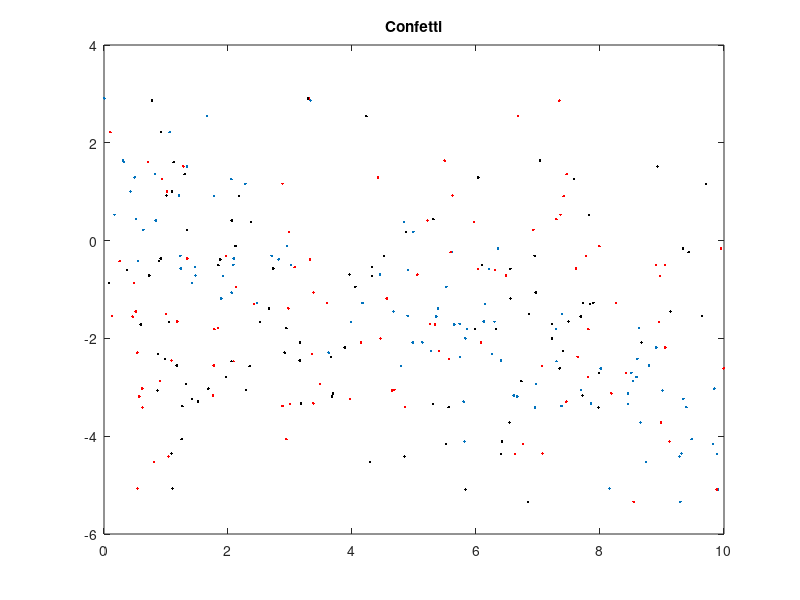
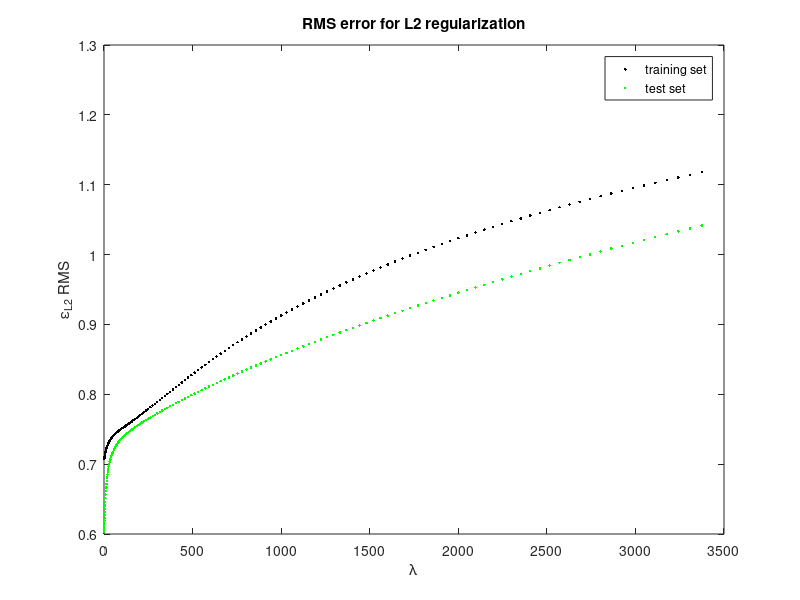
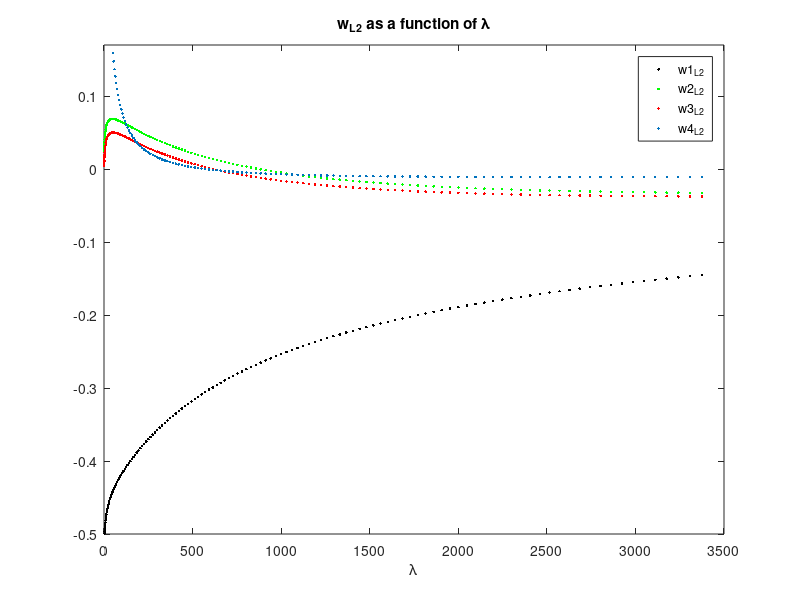
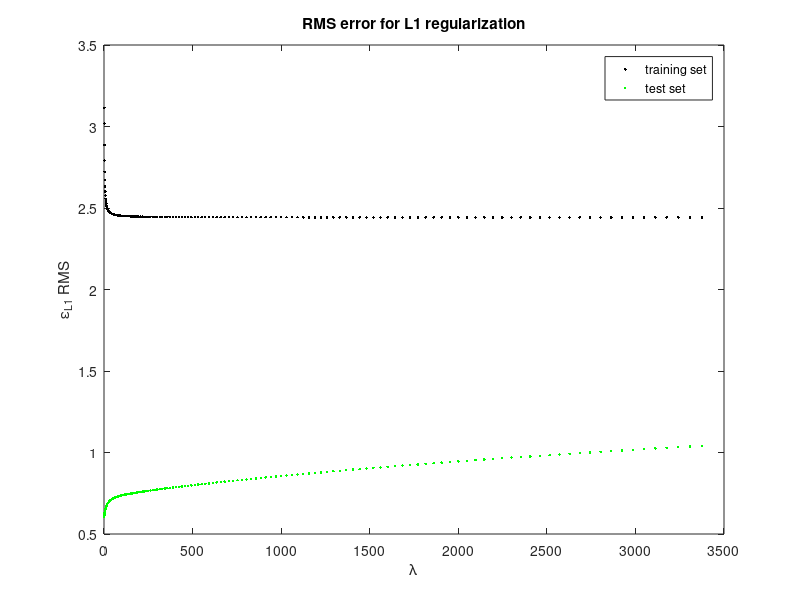

MATLAB code to generate these figures, in order:

clear

phi = load('hw2x.dat');
phi = [phi, ones(size(phi,1),1)];
y = load('hw2y.dat');

figure(1)
plot(phi(:,1), y, '.');
hold on;
plot(phi(:,2), y, '.r');
plot(phi(:,3), y, '.k');
title('Confetti')
hold off

% Partition the data randomly
idxs = randperm(size(phi, 1));
idx_training = idxs(1:89);
idx_test = idxs(90:99);

phi_training = phi(idx_training, :);
y_training = y(idx_training);
phi_test = phi(idx_test, :);
y_test = y(idx_test);

lambdas = 0:0.1:15;
lambdas = lambdas .^ 3;
w = zeros(length(lambdas), size(phi,2));
for lambda = lambdas
  idx = lambda == lambdas;
  % Train the model
  w(idx, :) = pinv(phi_training' * phi_training ...
                + (lambda * eye(size(phi_training, 2)))) ...
                * (phi_training' * y_training);
  h_phi_training(:, idx) = phi_training * w(idx, :)';
  j_h_training(idx) = (sum((h_phi_training(:, idx) - y_training).^2) ...
                            / (2*size(phi_training,1))).^0.5;
  % Now compare to the test
  h_phi_test(:, idx) = phi_test * w(idx, :)';
  j_h_test(idx) = (sum((h_phi_test(:, idx) - y_test).^2) ...
                            / (2*size(phi_test,1))).^0.5;                          
end

% Now plot
figure(2); % RMS train / test vs lambda
plot(lambdas, j_h_training, '.k')
title('RMS error for L2 regularization')
xlabel('\lambda')
ylabel('\epsilon_{L2} RMS')
hold on
plot(lambdas, j_h_test, '.g')
legend('training set', 'test set')
hold off

figure(3); % Weights w_{L2} as a function of lambda
plot(lambdas, w(:,1), '.k')
title('w_{L2} as a function of \lambda')
xlabel('\lambda')
hold on
plot(lambdas, w(:,2), '.g')
plot(lambdas, w(:,3), '.r')
plot(lambdas, w(:,4), '.')
legend('w1_{L2}', 'w2_{L2}', 'w3_{L2}', 'w4_{L2}')
axis([0, 3500, -0.5, 0.17])
hold off

w_quad = zeros(length(lambdas), size(phi,2));
for lambda = lambdas
  idx = lambda == lambdas;
  w_quad(idx,:) = quadprog(2*(phi_training'*phi_training), ...
                      2*(y_training'*phi_training), ...
                      lambda*[1,1,1,0;1,1,-1,0;1,-1,1,0;1,-1,-1,0;...
                              -1,1,1,0;-1,1,-1,0;-1,-1,1,0;-1,-1,-1,0],... 
                      [1;1;1;1;1;1;1;1]);
  h_phi_training_quad(:, idx) = phi_training * w_quad(idx, :)';
  j_h_training_quad(idx) = (sum((h_phi_training_quad(:, idx) - y_training).^2) ...
                            / (2*size(phi_training,1))).^0.5;
  % Now compare to the test
  h_phi_test_quad(:, idx) = phi_test * w_quad(idx, :)';
  j_h_test_quad(idx) = (sum((h_phi_test(:, idx) - y_test).^2) ...
                            / (2*size(phi_test,1))).^0.5;
end

% Now plot
figure(4); % RMS train / test vs lambda
plot(lambdas, j_h_training_quad, '.k')
title('RMS error for L1 regularization')
xlabel('\lambda')
ylabel('\epsilon_{L1} RMS')
hold on
plot(lambdas, j_h_test_quad, '.g')
legend('training set', 'test set')
hold off

figure(5); % Weights as a function of lambda
plot(lambdas, w_quad(:,1), '.k')
title('w_{L1} as a function of \lambda')
hold on
plot(lambdas, w_quad(:,2), 'xg')
plot(lambdas, w_quad(:,3), '.r')
legend('w_1{L1}', 'w_2{L1}', 'w_3{L1}')
axis([0, 400, -0.04, 0.1])
hold off
